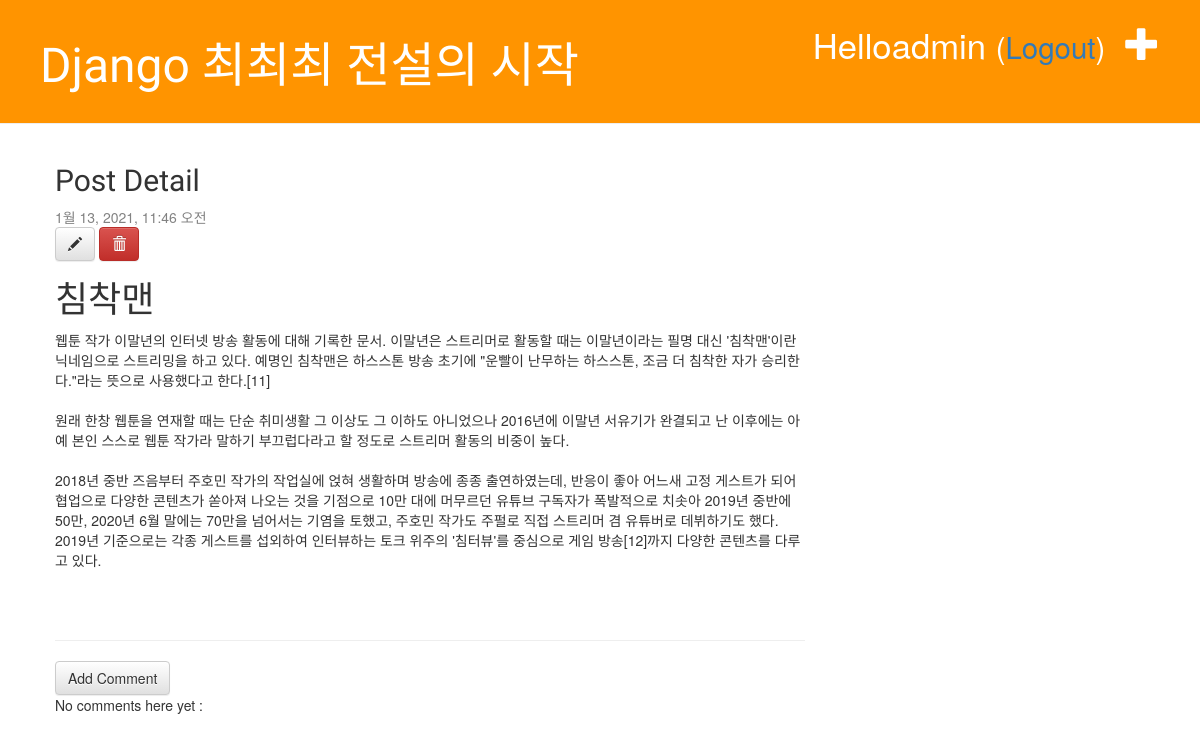
/post/4 (signed in), run on an earlier commit of the app's database.
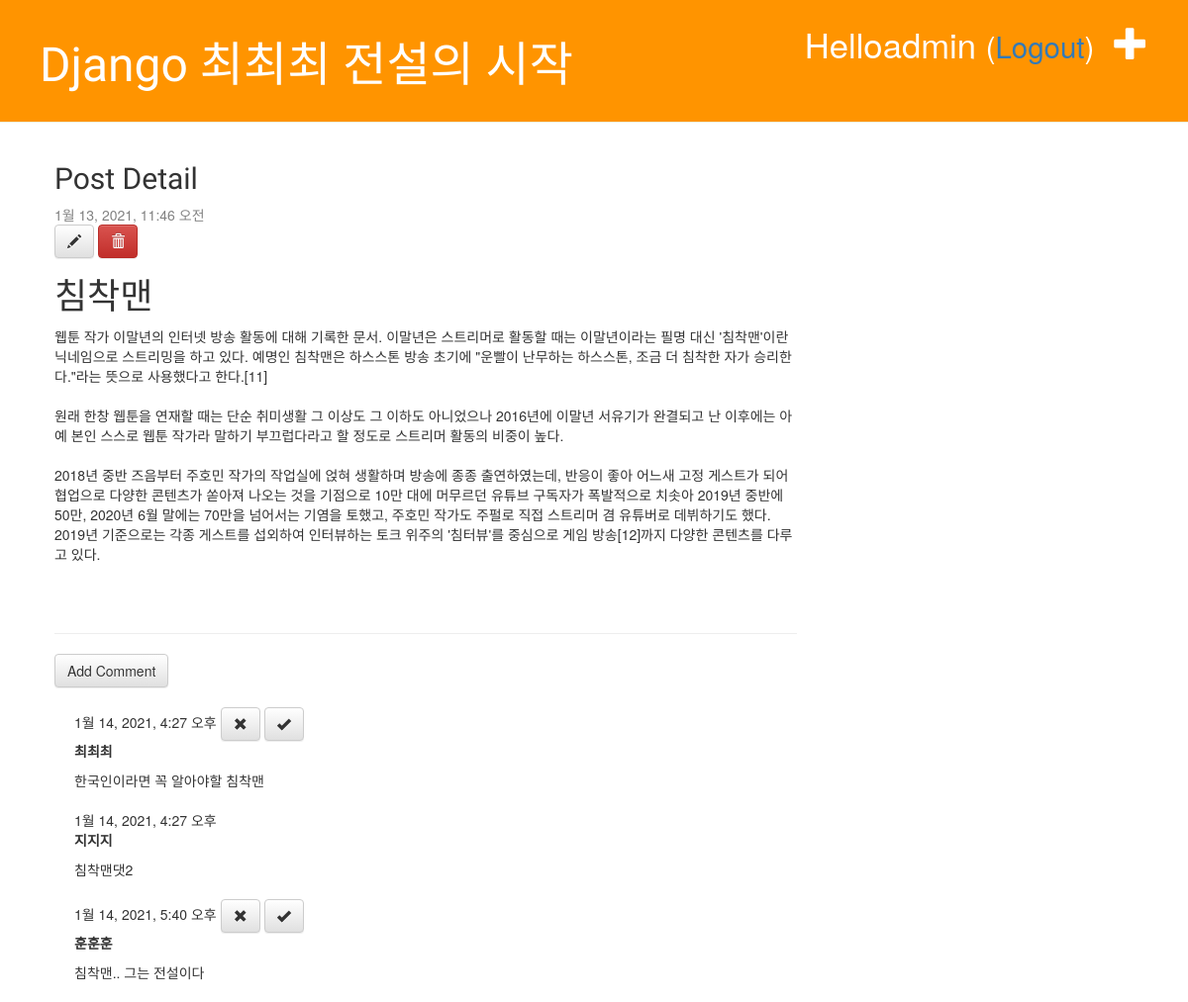
And on a later commit of the database.
### blog/models.py (models this page shows, shortened)
class Post(models.Model):
    author = models.ForeignKey('auth.User', on_delete=models.CASCADE)
    title = models.CharField(max_length=200, validators=[min_length_3_validator])
    text = models.TextField()
    created_date = models.DateTimeField(default=timezone.now)
    published_date = models.DateTimeField(blank=True, null=True)

class Comment(models.Model):
    post = models.ForeignKey('blog.Post', on_delete=models.CASCADE, related_name='comments')
    author = models.CharField(max_length=100)
    text = models.TextField()
    created_date = models.DateTimeField(default=timezone.now)
    approved_comment = models.BooleanField(default=False)

### blog/views.py (the view)
# urls.py: path('post/<int:pk>',views.post_detail, name = 'post_detail'),
def post_detail(request, pk):
    post = get_object_or_404(Post, pk = pk)
    return render(request, 'blog/post_detail.html', {'post': post}) #맨뒤에 {}안에서 객체를 넘겨준다.

### blog/templates/blog/post_detail.html (shortened to what this page needs)
{% extends 'blog/base.html' %}
{% block content %}
    <div class="post">
        <h2>Post Detail</h2>
        {% if post.published_date %}
            <div class="date">
                {{ post.published_date }}
            </div>
        {% endif %}
        {% if user.is_authenticated %}
            <a href="{% url 'post_edit' pk=post.pk %}" class="btn btn-default">
                <span class="glyphicon glyphicon-pencil"></span>
            </a>
            <a href=# onclick="post_remove()" class="btn btn-danger">
                <span class="glyphicon glyphicon-trash"></span>
            </a>
        {% endif %}
        <h1>{{ post.title }}</h1>
        <p>{{ post.text|linebreaksbr }}</p>
    </div>
    <hr>
    <a href="{% url 'add_comment_to_post' pk=post.pk %}" class="btn btn-default">Add Comment</a>
    {% for comment in post.comments.all %}
        {% if user.is_authenticated %}
        <div class = "comment">
            <div dlass="date">
                {{comment.created_date}}
                {% if not comment.approved_comment %}
                <a href="{% url 'comment_remove' pk=comment.pk %}" class="btn btn-default">
                    <span class="glyphicon glyphicon-remove"></span>
                </a>
                <a href="{% url 'comment_approve' pk=comment.pk %}" class="btn btn-default">
                    <span class="glyphicon glyphicon-ok"></span>
                </a>
                {% endif%}
            </div>
            <strong>{{comment.author}}</strong>
            <p>{{comment.text|linebreaks}}</p>
        </div>
        {% endif %}
    {% empty %}
        <p>No comments here yet : </p>
    {% endfor %}
{% endblock %}

### blog/templates/blog/base.html (shortened to what this page needs)
<!DOCTYPE html>
{% load static %}
<html lang="ko">
<head>
    <link rel="stylesheet" href="https://maxcdn.bootstrapcdn.com/bootstrap/3.3.2/css/bootstrap.min.css">
    <link rel="stylesheet" href="https://maxcdn.bootstrapcdn.com/bootstrap/3.3.2/css/bootstrap-theme.min.css">
    <link rel="stylesheet" href="{% static 'css/blog.css' %}">
</head>
<body>
    <div class = "page-header">
        {% if user.is_authenticated %}
            <a href = "{% url 'post_new' %}" class = "top-menu">
                <span class = "glyphicon glyphicon-plus"></span>
            </a>
            <p class="top-menu">
                Hello{{user.username}}
                <small>(<a href="{% url 'logout' %}?next={{request.path}}">Logout</a>)</small>
            </p>
        {% else %}
            <a href = "{% url 'login' %}" class = "top-menu">
                <span class = "glyphicon glyphicon-lock"></span>
            </a>
        {% endif %}
        <h1><a href = "{% url 'post_list' %}">Django 최최최 전설의 시작</a></h1>
    </div>
    <div class="content container">
        <div class = "row">
            <div class = "col-md-8">
                {% block content %}
                {% endblock %}
            </div>
        </div>
    </div>
</body>
</html>

### blog/static/css/blog.css (style rules this page uses)
.page-header { background-color: #ff9400; margin-top: 0; padding: 20px 20px 20px 40px; }
.page-header h1, .page-header h1 a, .page-header h1 a:visited, .page-header h1 a:active { color: #ffffff; font-size: 36pt; text-decoration: none; }
.content { margin-left: 40px; }
h1, h2, h3, h4 { font-family: 'Lobster', cursive; }
.date { color: #828282; }
.top-menu, .top-menu:hover, .top-menu:visited { color: #ffffff; float: right; font-size: 26pt; margin-right: 20px; }
.post { margin-bottom: 70px; }
.comment { margin: 20px 0px 20px 20px; }

What changed in the data, as far as the page shows it:
added Comment: created_date "1월 14, 2021, 4:27 오후", approved_comment False (drawn), author "최최최", text "한국인이라면 꼭 알아야할 침착맨"
added Comment: created_date "1월 14, 2021, 4:27 오후", author "지지지", text "침착맨댓2"
added Comment: created_date "1월 14, 2021, 5:40 오후", approved_comment False (drawn), author "훈훈훈", text "침착맨.. 그는 전설이다"
Also different on the page:
text no longer shown: "No comments here yet :"
